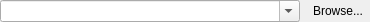
<?xml version="1.0" encoding="UTF-8"?>
<ui version="4.0">
 <class>PathWidget</class>
 <widget class="QWidget" name="PathWidget">
  <property name="geometry">
   <rect>
    <x>0</x>
    <y>0</y>
    <width>338</width>
    <height>22</height>
   </rect>
  </property>
  <layout class="QHBoxLayout" name="horizontalLayout" stretch="1,0">
   <property name="leftMargin">
    <number>0</number>
   </property>
   <property name="topMargin">
    <number>0</number>
   </property>
   <property name="rightMargin">
    <number>0</number>
   </property>
   <property name="bottomMargin">
    <number>0</number>
   </property>
   <item>
    <widget class="ComboBox" name="comboBox">
     <property name="minimumSize">
      <size>
       <width>300</width>
       <height>0</height>
      </size>
     </property>
     <property name="editable">
      <bool>true</bool>
     </property>
    </widget>
   </item>
   <item>
    <widget class="QToolButton" name="browseButton">
     <property name="toolTip">
      <string>Browse...</string>
     </property>
     <property name="text">
      <string>Browse...</string>
     </property>
     <property name="icon">
      <iconset resource="../resources.qrc">
       <normaloff>:/resources/icons/default/16x16/actions/browse.png</normaloff>:/resources/icons/default/16x16/actions/browse.png</iconset>
     </property>
     <property name="autoRaise">
      <bool>true</bool>
     </property>
    </widget>
   </item>
  </layout>
 </widget>
 <customwidgets>
  <customwidget>
   <class>ComboBox</class>
   <extends>QComboBox</extends>
   <header>Widgets/ComboBox</header>
  </customwidget>
 </customwidgets>
 <resources>
  <include location="../resources.qrc"/>
 </resources>
 <connections/>
</ui>
